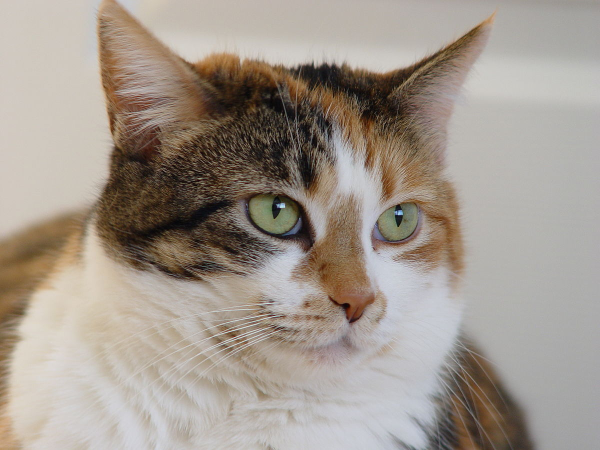
#> input picture cat.jpg, 1200 x 900 px (shown at 1/2 size)
$ python -i image_transformer.py   (imports and definitions only)
#> lines starting #> are read from the running program, lines starting #| are printed output that depends on the picture
#> further down, picture is the input picture: shape (900, 1200, 3); mean B, G, R 142, 151.8, 161.6
import random

from cv2 import cv2
import numpy as np


# [14 lines left out: functions random_color_balance, add_gaussian_noise, not called in this run]


def add_noise(image):
    return np.clip(image + (np.std(image) * np.random.random(size=image.shape[:3])), 0, 255)


def random_contrast(image, a, b):
    return np.clip(image * random.uniform(a, b), 0, 255)


def random_brightness(image, a, b):
    return np.clip(image + (255 * (random.uniform(a, b) - 1)), 0, 255)


# [78 lines left out: functions resize_prop, draw_lines, get_alpha_corners, offset_corners, not called in this run]


def add_alpha(image):
    if image.shape[2] < 4:
        b_channel, g_channel, r_channel = cv2.split(image)
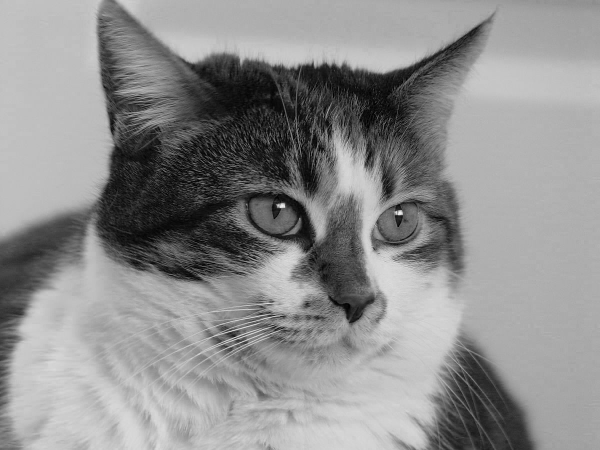
#> b_channel: shape (900, 1200) (shown at 1/2 size); min 0, max 255, mean 142
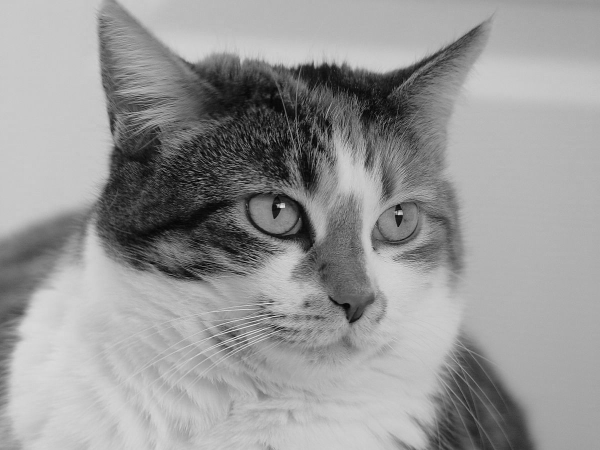
#> g_channel: shape (900, 1200) (shown at 1/2 size); min 0, max 255, mean 151.8
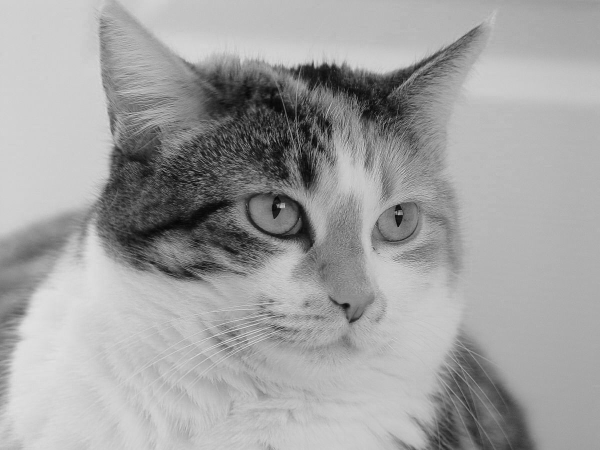
#> r_channel: shape (900, 1200) (shown at 1/2 size); min 0, max 240, mean 161.6
        alpha_channel = np.ones(b_channel.shape, dtype=b_channel.dtype) * 255  # creating a dummy alpha channel image.

        alpha_channel[0, :] = 0
        alpha_channel[:, 0] = 0
        alpha_channel[b_channel.shape[0] - 1, :] = 0
        alpha_channel[:, b_channel.shape[1] - 1] = 0

        image = cv2.merge((b_channel, g_channel, r_channel, alpha_channel))

    return image


# [13 lines left out: function add_RGBA2RGB, not called in this run]


def const_resize(image, size):
#> called with size = 3600
    if image.shape[2] == 4:
        h, w = image.shape[:2]
#> h = 900; w = 1200
        blank_h, blank_w = int(size), int(size)
#> blank_h = 3600; blank_w = 3600
        blank = np.zeros([blank_h, blank_w, 4], dtype=np.uint8)
        blank[:, :, 3] = 0
        blank[int((blank_h - h) / 2):int((blank_h + h) / 2), int((blank_w - w) / 2):int((blank_w + w) / 2), :] = image
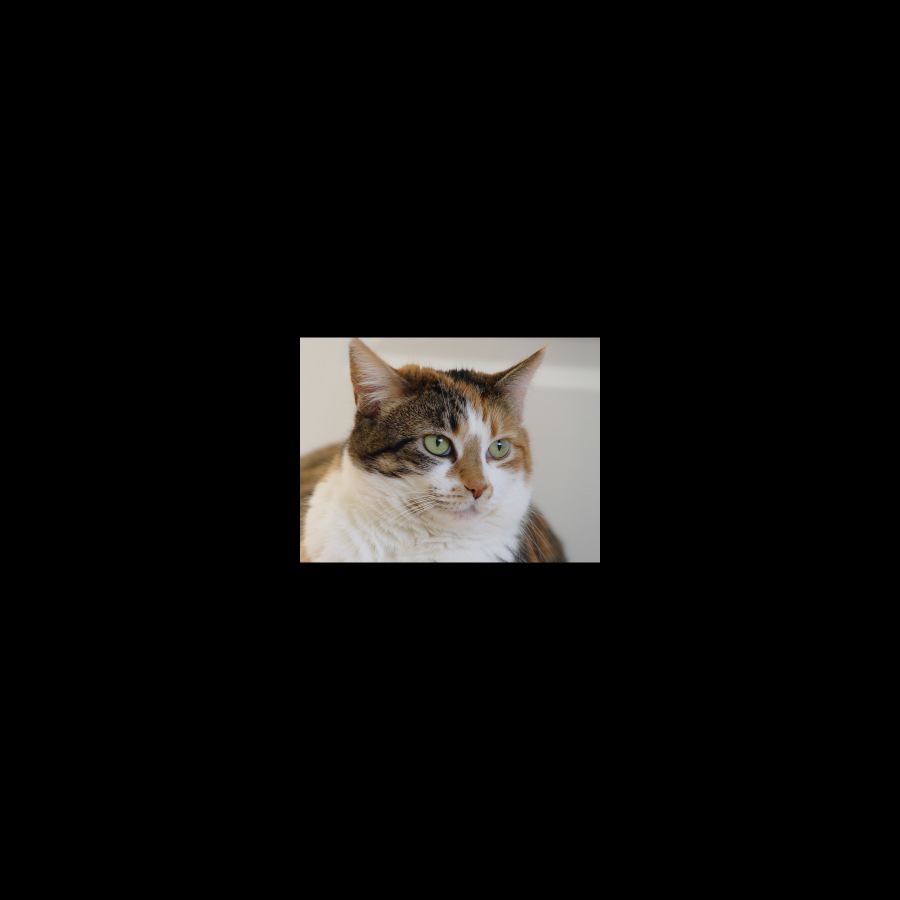
#> blank: shape (3600, 3600, 4) (shown at 1/4 size); mean B, G, R, A 11.8, 12.7, 13.5, 21.2
        image = blank

    return image


def get_alpha_bbox(image):
    a = np.where(image[:, :, 3] != 0)
    bbox = np.min(a[0]), np.max(a[0]), np.min(a[1]), np.max(a[1])
    return bbox


def resize_to_bbox(image, bbox):
    return image[bbox[0]:bbox[1], bbox[2]:bbox[3]]


def get_translation_M(t_x, t_y, t_z):
    return np.array([[1, 0, 0, t_x],
                     [0, 1, 0, t_y],
                     [0, 0, 1, t_z],
                     [0, 0, 0, 1]])


def get_rotation_M(r_x, r_y, r_z):
    sin_rx, cos_rx = np.sin(r_x), np.cos(r_x)
    sin_ry, cos_ry = np.sin(r_y), np.cos(r_y)
    sin_rz, cos_rz = np.sin(r_z), np.cos(r_z)
    # get the rotation matrix on x axis
    R_Mx = np.array([[1, 0, 0, 0],
                     [0, cos_rx, sin_rx, 0],
                     [0, -sin_rx, cos_rx, 0],
                     [0, 0, 0, 1]])
    # get the rotation matrix on y axis
    R_My = np.array([[cos_ry, 0, -sin_ry, 0],
                     [0, 1, 0, 0],
                     [sin_ry, 0, cos_ry, 0],
                     [0, 0, 0, 1]])
    # get the rotation matrix on z axis
    R_Mz = np.array([[cos_rz, -sin_rz, 0, 0],
                     [sin_rz, cos_rz, 0, 0],
                     [0, 0, 1, 0],
                     [0, 0, 0, 1]])
    # compute the full rotation matrix
    return np.dot(np.dot(R_Mx, R_My), R_Mz)


def get_scale_M(sc_x, sc_y, sc_z):
    return np.array([[sc_x, 0, 0, 0],
                     [0, sc_y, 0, 0],
                     [0, 0, sc_z, 0],
                     [0, 0, 0, 1]])


def get_projective_Ms(w, h, f):
    # set the image from cartesian to projective dimension
    H_M = np.array([[1, 0, -w / 2],
                    [0, 1, -h / 2],
                    [0, 0, 1],
                    [0, 0, 1]])
    # set the image projective to carrtesian dimension
    Hp_M = np.array([[f, 0, w / 2, 0],
                     [0, f, h / 2, 0],
                     [0, 0, 1, 0]])

    return H_M, Hp_M


def transform(image,
              translation=(0, 0, 0),
              rotation=(0, 0, 0),
              scaling=(1, 1, 1)
              ):
    # get the height and the width of the image

    if len(image.shape) > 2 and image.shape[2] < 4:
        image = add_alpha(image)

    image = const_resize(image, np.max(image.shape[:2]) * 3 * np.max(scaling))

    h, w = image.shape[:2]
#> h = 3600; w = 3600

    # get the values on each axis
    t_x, t_y, t_z = translation
    theta_rx, theta_ry, theta_rz = np.deg2rad(rotation)
    sc_x, sc_y, sc_z = scaling

    # compute the focal length
    f = np.sqrt(h ** 2 + w ** 2)
#> f = 5091.2
    if np.sin(theta_rz) != 0:
        f /= 2 * np.sin(theta_rz)

    t_z = (f - t_z) / sc_z ** 2
#> t_z = 5091.2

    H_M, Hp_M = get_projective_Ms(w, h, f)

    # translation matrix to translate the image
    T_M = get_translation_M(t_x, t_y, t_z)

    # calculate cos and sin of angles
    R_M = get_rotation_M(theta_rx, theta_ry, theta_rz)

    # get the scaling matrix
    Sc_M = get_scale_M(sc_x, sc_y, sc_z)

    # compute the full transform matrix
    M = np.dot(R_M, H_M)
    M = np.dot(Sc_M, M)
    M = np.dot(T_M, M)
    M = np.dot(Hp_M, M)
    # apply the transformation
    image = cv2.warpPerspective(image, M, (w, h),
                                borderMode=cv2.BORDER_CONSTANT,
                                borderValue=(0, 0, 0, 0))
#> image: shape (3600, 3600, 4)

    bbox = get_alpha_bbox(image)
#> in get_alpha_bbox, `a = np.where(image[:, :, 3] != 0)`: a = 1075804 positions, rows 1351 to 2248, columns 1201 to 2398
#> in get_alpha_bbox, `bbox = np.min(a[0]), np.max(a[0]), np.min(a[1]), np.max(a[1])`: bbox = (1351, 2248, 1201, 2398)
#> bbox = (1351, 2248, 1201, 2398)

    image = resize_to_bbox(image, bbox)

    return image

>>> import cv2
>>> picture = cv2.imread('cat.jpg')
>>> result = transform(picture)

$ run again, on obj.png
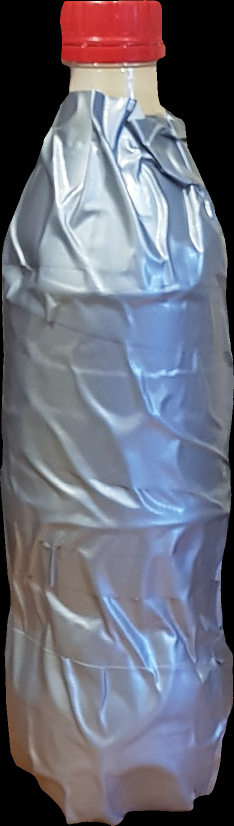
#> input picture obj.png, 468 x 1651 px (shown at 1/2 size)
#> picture is the input picture: shape (1651, 468, 3); mean B, G, R 121.5, 108.4, 106.8
#> in add_alpha, `b_channel, g_channel, r_channel = cv2.split(image)`:
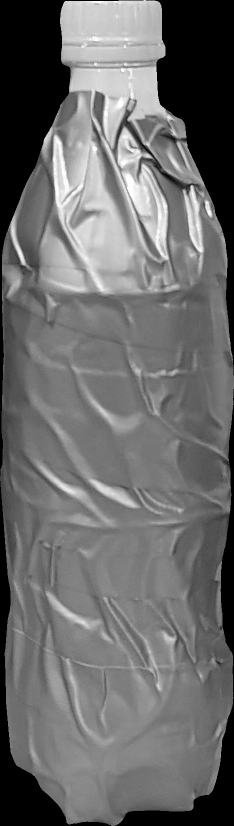
#> r_channel: shape (1651, 468) (shown at 1/2 size); min 0, max 255, mean 106.8
#> blank_h = 4953
#> a = 768434 positions, rows 1652 to 3300, columns 2243 to 2708
#> in get_alpha_bbox, `bbox = np.min(a[0]), np.max(a[0]), np.min(a[1]), np.max(a[1])`: bbox = (1652, 3300, 2243, 2708)
#> in resize_to_bbox, `return image[bbox[0]:bbox[1], bbox[2]:bbox[3]]`:
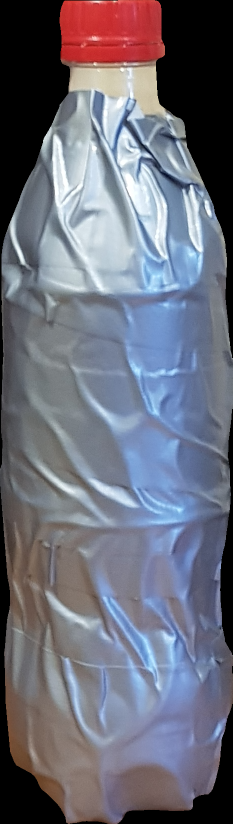
#> returned value: shape (1648, 465, 4) (shown at 1/2 size); mean of channels 0, 1, 2, 3 122.5, 109.3, 107.7, 255; drawn as B, G, R
